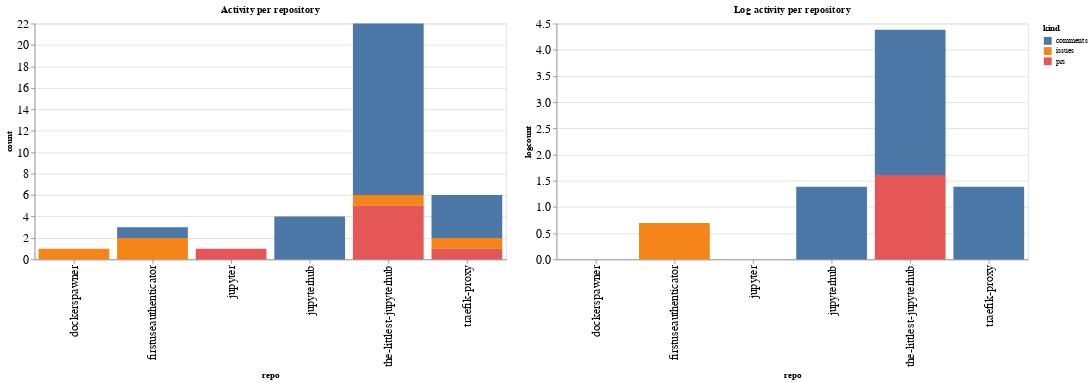

This figure's notebook cell:
### Code cell
ch1 = alt.Chart(repo_summaries, width=600, title="Activity per repository").mark_bar().encode(
    x='repo',
    y='count',
    color='kind',
    tooltip="kind"
)

ch2 = alt.Chart(repo_summaries, width=600, title="Log activity per repository").mark_bar().encode(
    x='repo',
    y='logcount',
    color='kind',
    tooltip="kind"
)

ch1 | ch2

### Figure 1 — Vega-Lite specification as saved in the notebook (floating-point values rounded to 4 significant figures)
{"config": {"axisLeft": {"labelFontSize": 15}, "axisBottom": {"labelFontSize": 15}}, "hconcat": [{"mark": "bar", "encoding": {"color": {"type": "nominal", "field": "kind"}, "tooltip": {"type": "nominal", "field": "kind"}, "x": {"type": "nominal", "field": "repo"}, "y": {"type": "quantitative", "field": "count"}}, "title": "Activity per repository", "width": 600}, {"mark": "bar", "encoding": {"color": {"type": "nominal", "field": "kind"}, "tooltip": {"type": "nominal", "field": "kind"}, "x": {"type": "nominal", "field": "repo"}, "y": {"type": "quantitative", "field": "logcount"}}, "title": "Log activity per repository", "width": 600}], "data": {"name": "data-e0d4bb39fd055606102a7cab1f69485c"}, "$schema": "https://vega.github.io/schema/vega-lite/v4.8.1.json", "datasets": {"data-e0d4bb39fd055606102a7cab1f69485c": [{"repo": "dockerspawner", "kind": "issues", "count": 1, "logcount": 0.0}, {"repo": "firstuseauthenticator", "kind": "comments", "count": 1, "logcount": 0.0}, {"repo": "firstuseauthenticator", "kind": "issues", "count": 2, "logcount": 0.6931}, {"repo": "jupyter", "kind": "prs", "count": 1, "logcount": 0.0}, {"repo": "jupyterhub", "kind": "comments", "count": 4, "logcount": 1.386}, {"repo": "the-littlest-jupyterhub", "kind": "comments", "count": 16, "logcount": 2.773}, {"repo": "the-littlest-jupyterhub", "kind": "issues", "count": 1, "logcount": 0.0}, {"repo": "the-littlest-jupyterhub", "kind": "prs", "count": 5, "logcount": 1.609}, {"repo": "traefik-proxy", "kind": "comments", "count": 4, "logcount": 1.386}, {"repo": "traefik-proxy", "kind": "issues", "count": 1, "logcount": 0.0}, {"repo": "traefik-proxy", "kind": "prs", "count": 1, "logcount": 0.0}]}}
